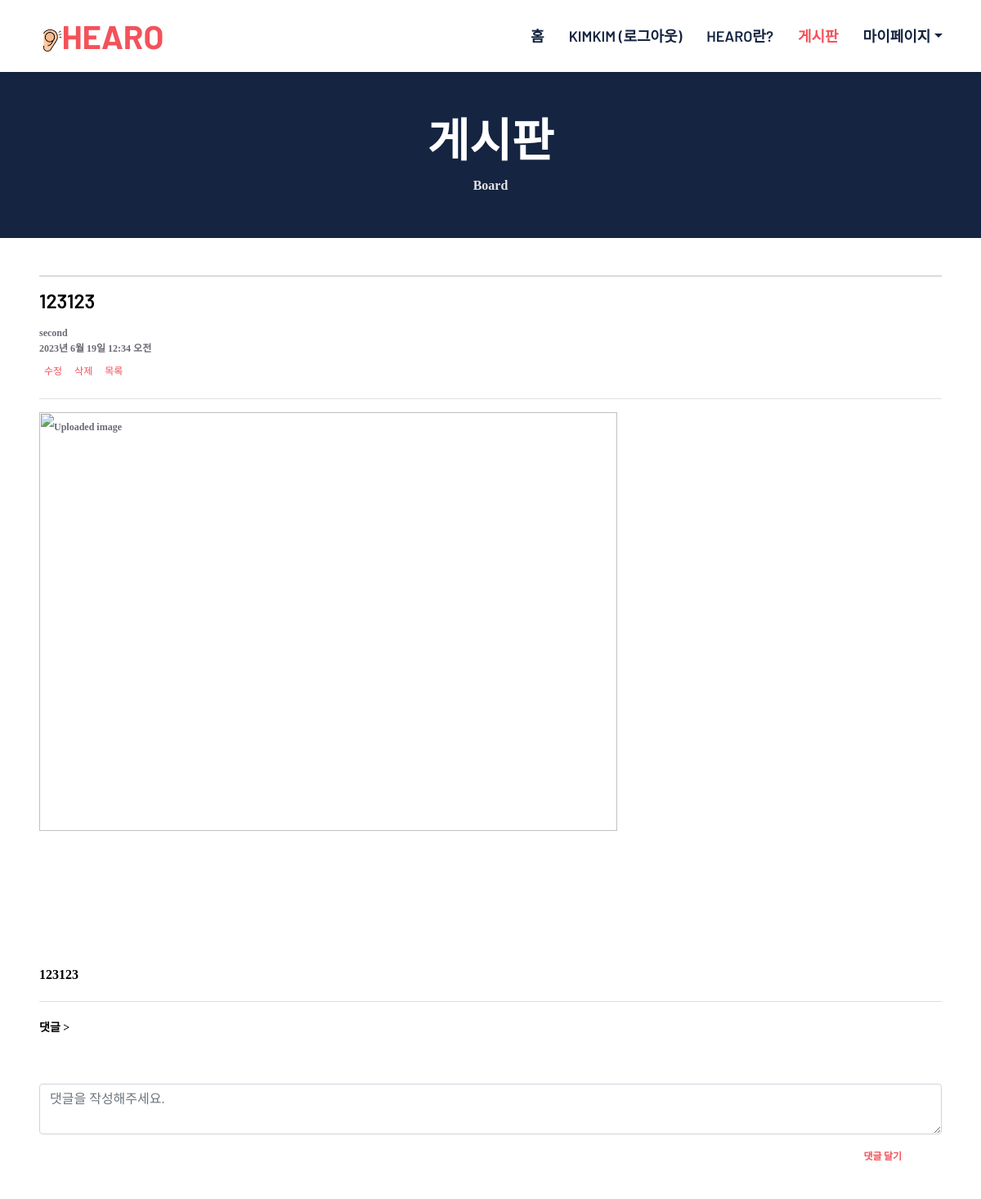
Screenshot of /Main/Post/9/ (signed in) with the database file from the repository.
### SignIn/models.py (models this page shows, shortened)
class User(AbstractBaseUser):
    user_id = models.CharField(max_length=20, unique=True, primary_key=True)
    name = models.CharField(max_length=5)
    email = models.EmailField(max_length=30, unique=True)
    phone_num = models.CharField(max_length=11)
    emergency = models.CharField(max_length=11)
    address = models.CharField(max_length=50)
    gender = models.CharField(max_length=10)
    birth = models.DateField()
    medical_info = models.CharField(max_length=500,null=True, blank=True, default='')
    is_active = models.BooleanField(default=True)
    is_admin = models.BooleanField(default=False)
    is_staff = models.BooleanField(default=False)
    objects = UserManager()
    USERNAME_FIELD = 'user_id'
    REQUIRED_FIELDS = ['name', 'email', 'phone_num', 'emergency', 'address', 'gender', 'birth']
    @property
    def is_staff(self):
        return self.is_admin

### Main/models.py (models this page shows)
class Post(models.Model):
    post_id = models.AutoField(primary_key=True) # 게시물 번호 정수로 변경한 이유는 순서별로 정렬하기 위해
    user = models.ForeignKey(User, on_delete=models.CASCADE) # 글 작성자 id
    title = models.CharField(max_length=20) # 글 제목
    content = models.CharField(max_length=300) # 글의 내용
    date = models.DateTimeField(auto_now_add = True) # 글쓴 시간 년 월 일 시간 까지
    file = models.FileField(upload_to='', null=True) # 파일 media 에 저장

### Main/views.py (the view)
# urls.py: path('Post/<int:pk>/', views.PostView, name = 'PostView'),
def PostView(request, pk):
    post = get_object_or_404(Post, post_id=pk) # 게시글 내용
    comment = Comment.objects.filter(post = post) # 댓글 내용
    if post.file:  # 파일 필드가 비어있지 않은 경우에만 파일 URL을 설정 , 게시글 보이는 부분
        file_url = post.file.url
    else:
        file_url = None
    if request.method == "POST": # 댓글 작성 부분
        form = CommentModelForm(request.POST)
        if form.is_valid():
            comment1 = form.save(commit=False)
            comment1.user = request.user
            comment1.post = post
            comment1.save()
            return redirect('/Main/Post/{post_id}/'.format(post_id=post.post_id))
    else:
        form = CommentModelForm()
    return render(request, 'main/PostView.html', {'post': post, 'file_url': file_url, 'comment':comment, 'form':form})

### Main/forms.py
class CommentModelForm(forms.ModelForm): # 댓글 작성
    class Meta:
        model = Comment
        fields = ['content']

### templates/main/PostView.html (shortened to what this page needs)
{% load static %}
<html lang="en">
    <head>
        <link href="https://cdnjs.cloudflare.com/ajax/libs/font-awesome/5.10.0/css/all.min.css" rel="stylesheet">
        <link href="https://cdn.jsdelivr.net/npm/bootstrap-icons@1.4.1/font/bootstrap-icons.css" rel="stylesheet">
        <link href="{%static 'lib/owlcarousel/assets/owl.carousel.min.css' %}" rel="stylesheet">
        <link href="{% static 'css/bootstrap.min.css' %}" rel="stylesheet">
        <link href="{% static 'css/style_board_list.css' %}" rel="stylesheet">
        {% include "navbar.html" %}
    </head>
    <body>
        <div class="container-fluid bg-dark p-5">
            <div class="row">
                <div class="col-12 text-center">
                    <h1 class="display-4 text-white">게시판</h1>
                    <a>Board</a>
                </div>
            </div>
        </div>
       <div class="container-fluid px-5" id="left" style="padding-top: 30px;0">
        <div id="write_area">
            <div id="in_title" style="border-bottom: 1px black;">
                <hr style="background-color: black; border: none;">
                <h4 id="left" style="color: black;">{{ post.title }}</h4>
                <dl style="font-size: 12px;" id="left">
                    <dd id="left">
                      {{ post.user }}<br>
                      <span style="line-height: 0.5;">{{ post.date }}</span>
                    </dd>
                    <a href="/Main/Post/Update/{{ post.post_id }}/"><button style="background-color: inherit; font-size:12px; border:0px; color: #F3525A;">수정</button></a>
                    <form method="POST" action="/Main/Post/Delete/{{ post.post_id }}/" style="display:inline;">
                        <button type="submit" style="background-color: inherit; font-size:12px; border:0px; color: #F3525A;">삭제</button>
                    </form>
                <a href="/Main/Post/"><button style="background-color: inherit; font-size:12px; border:0px; color: #F3525A;">목록</button></a>
                </dl>
                <hr style="background-color: gray; border: none;">
                <div style="font-size: 12px; text-align: left;">
                    {% if file_url %}
                        <img src="{{ file_url }}" alt="Uploaded image" style="width: 80%; height: auto;">
                    {% endif %}
                </div>
                <div style="font-size: 16px; text-align: left; color:black;">
                    <br>{{ post.content }}
                </div>
            </div>
        </div>
        <hr style="background-color: gray; border: none;">
    </div>
    <div class="container-fluid px-5" id="left" style="font-size: 14px; color: black;">
        댓글 >
    </div>
    <div class="container-fluid px-5" id="center" style="margin-top: 20px;">
        <br>
        <form method="POST">
            <textarea name="content" cols="40" rows="2" class="form-control" style="width: 100%; border: 1px solid #ced4da;" placeholder="댓글을 작성해주세요." maxlength="300" required="" id="id_content"></textarea>
            <button type="submit" class="btn py-md-3 px-md-5" style="font-size: 12px; color: #F3525A; background-color: inherit; float: right;" id="right">댓글 달기</button>
        </form>
        <br><br>
    </div>
    </body>
</html>

### templates/navbar.html (shortened to what this page needs)
{% load static %}
<div>
    <nav class="navbar navbar-expand-lg bg-white navbar-light shadow-sm px-5 py-3 py-lg-0">
        <a href="{% url 'Main:index' %}" class="navbar-brand p-0">
            <h1 class="m-0 text-uppercase text-primary"><img class="hearo" src="{% static 'images/hearo_logo_3.png' %}"></i>HearO</h1>
        </a>
        <div class="collapse navbar-collapse" id="navbarCollapse">
            <div class="navbar-nav ms-auto py-0 me-n3">
                <a href="{% url 'Main:index' %}" class="nav-item nav-link {% if request.resolver_match.url_name == 'index' %}active{% endif %}">홈</a>
                {% if user.is_authenticated %}
                    <a class="nav-link" href="{% url 'SignIn:logout' %}">{{ user.user_id }} (로그아웃)</a>
                {% else %}
                    <a class="nav-link {% if request.resolver_match.url_name == 'first' %}active{% endif %}" href="{% url 'first' %}">로그인</a>
                {% endif %}
                <a href="{% url 'Main:info' %}" class="nav-item nav-link {% if request.resolver_match.url_name == 'info' %}active{% endif %}">HearO란?</a>
                <a href="{% url 'Main:Post' %}" class="nav-item nav-link {% if request.resolver_match.url_name == 'Post' or request.resolver_match.url_name == 'PostNew' or request.resolver_match.url_name == 'PostView' or request.resolver_match.url_name == 'PostUpdate' %}active{% endif %}">게시판</a>
                <div class="nav-item dropdown">
                    <a href="#" class="nav-link dropdown-toggle " data-bs-toggle="dropdown">마이페이지</a>
                </div>
        </div>
    </nav>
</div>

### static/css/style_board_list.css (style rules this page uses)
:root { --primary: #F3525A; --secondary: #F6F6F6; --light: #FFFFFF; --dark: #152440; }
#center { text-align: center; }
#right { text-align: right; }
body { margin:0; font:600 16px/18px 'Open Sans',sans-serif; }
*,:after,:before { box-sizing:border-box }
a { color:inherit;text-decoration:none }
body { line-height:2rem; font-family:"맑은 고딕"; }
ul, li, a { list-style:none; text-align:center; padding:0; margin:0; }
h1, h2, .font-weight-bold { font-weight: 700 !important; }
h3, h4, .font-weight-semi-bold { font-weight: 600 !important; }
.btn { font-family: 'Barlow', sans-serif; font-weight: 600; transition: .5s; }
.navbar-light .navbar-nav .nav-link { font-family: 'Barlow', sans-serif; padding: 35px 15px; font-size: 18px; text-transform: uppercase; color: var(--dark); outline: none; transition: .5s; text-align: left; line-height: 1em; }
.navbar-light .navbar-nav .nav-link:hover, .navbar-light .navbar-nav .nav-link.active { color: var(--primary); }

### templates/main/PostView.html (style rules this page uses)
.hearo { width: 27.5px; height: 27.5px; }

### rows the page displays
User: user_id "KIMKIM"
Post: title "123123", user "second", date "2023년 6월 19일 12:34 오전", content "123123"
